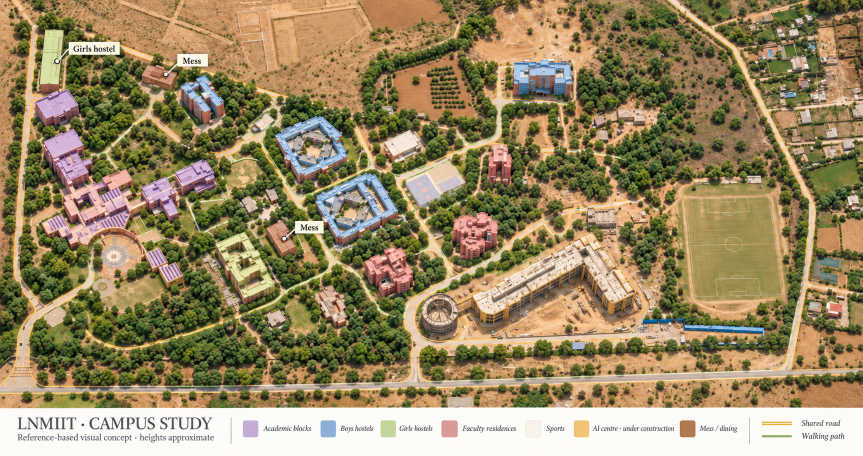
#> input picture original-media/campus-approved.png, 1725 x 912 px, given in place of sat19.jpg, which was not available (shown at 1/2 size)
$ python build-campus-data.py ../original-media
#> lines starting #> are read from the running program, lines starting #| are printed output that depends on the picture; after the words box and inside, x2 and y2 are one past the last pixel; in counts of white or black regions, pixels touching at a corner belong together
### scripts/campus-data/traced.py
"""Building roofs hand-traced from z19 satellite imagery.

Coordinates are pixels in the mosaic described by MOSAIC (z19 tiles, 0.266 m/px).
Each part: (landmark id or None, display name, style, floors, outer ring, holes).
"""
import math

MOSAIC = {'z': 19, 'x0': 372708, 'y0': 221382, 'w': 3328, 'h': 3840}


def rect(x0, y0, x1, y1):
    return [(x0, y0), (x1, y0), (x1, y1), (x0, y1)]


def circle(cx, cy, r, n=48, a0=0.0, a1=360.0):
    return [
        (
            cx + r * math.cos(math.radians(a0 + (a1 - a0) * i / n)),
            cy + r * math.sin(math.radians(a0 + (a1 - a0) * i / n)),
        )
        for i in range(n)
    ]


def sector(cx, cy, r0, r1, a0, a1, n=44):
    outer = [
        (
            cx + r1 * math.cos(math.radians(a0 + (a1 - a0) * i / n)),
            cy + r1 * math.sin(math.radians(a0 + (a1 - a0) * i / n)),
        )
        for i in range(n + 1)
    ]
    inner = [
        (
            cx + r0 * math.cos(math.radians(a1 - (a1 - a0) * i / n)),
            cy + r0 * math.sin(math.radians(a1 - (a1 - a0) * i / n)),
        )
        for i in range(n + 1)
    ]
    return outer + inner


PLAZA = {'cx': 1951, 'cy': 672, 'r0': 134, 'r1': 148, 'a0': -37, 'a1': 117}

PARTS = [
    # Academic Blocks: the complex wrapped around the plaza.
    ('academic', 'Academic Blocks', 'academic', 3, [
        (2059, 594), (2086, 555), (2127, 555), (2127, 577), (2102, 577),
        (2102, 619), (2134, 619), (2134, 698), (2142, 732), (2121, 750),
        (2119, 828), (2100, 812), (2058, 768), (2083, 727), (2093, 690),
        (2094, 640), (2082, 612),
    ], []),
    ('academic', 'Academic Blocks', 'academic', 3, [
        (2180, 458), (2237, 458), (2237, 485), (2204, 485), (2204, 525),
        (2244, 525), (2244, 550), (2180, 550),
    ], []),
    ('academic', 'Academic Blocks', 'academic', 3, rect(2135, 507, 2180, 548), []),
    ('academic', 'Academic Blocks', 'academic', 3, rect(2133, 548, 2158, 627), []),
    ('academic', 'Academic Blocks', 'academic', 3, [
        (2165, 615), (2207, 615), (2207, 586), (2275, 586), (2275, 606),
        (2305, 606), (2305, 623), (2286, 632), (2165, 632),
    ], []),
    ('academic', 'Academic Blocks', 'academic', 3, rect(2163, 632, 2205, 732), []),
    ('academic', 'Academic Blocks', 'academic', 3, [
        (2273, 645), (2336, 650), (2336, 662), (2307, 662), (2307, 713),
        (2276, 713),
    ], []),
    ('academic', 'Academic Blocks', 'academic', 3, rect(2205, 707, 2311, 730), []),
    ('academic', 'Academic Blocks', 'academic', 3, rect(2272, 730, 2294, 778), []),
    ('academic', 'Academic Blocks', 'academic', 3, rect(2146, 740, 2240, 832), []),
    ('academic', 'Academic Blocks', 'academic', 2, rect(2184, 832, 2209, 878), []),
    ('academic', 'Academic Blocks', 'academic', 2, rect(2119, 832, 2184, 846), []),
    ('academic', 'Academic Blocks', 'academic', 1, [
        (2113, 828), (2140, 828), (2140, 860), (2126, 860), (2126, 900),
        (2113, 900),
    ], []),
    # Central library: two solar-roofed blocks south-west of the plaza.
    ('library', 'Central Library', 'academic', 3, rect(1815, 790, 1890, 860), []),
    ('library', 'Central Library', 'academic', 3, rect(1732, 830, 1805, 900), []),
    ('library', 'Central Library', 'academic', 2, rect(1805, 842, 1815, 860), []),
    # Terracotta-roofed hall south of the academic complex.
    ('academic', 'Academic Blocks', 'academic', 2, rect(2235, 806, 2310, 902), []),
    ('academic', 'Academic Blocks', 'academic', 1, rect(2209, 828, 2235, 846), []),
    # Academic Blocks continued: the wings south of the main complex.
    ('academic', 'Academic Blocks', 'academic', 3, [
        (2052, 915), (2100, 915), (2100, 1045), (2052, 1045), (2052, 1000),
        (2005, 1000), (2005, 960), (2052, 960),
    ], [rect(2057, 965, 2090, 998)]),
    ('academic', 'Academic Blocks', 'academic', 3, [
        (2100, 895), (2130, 895), (2130, 930), (2188, 930), (2188, 1050),
        (2100, 1050),
    ], []),
    ('academic', 'Academic Blocks', 'academic', 3, rect(2110, 1075, 2135, 1235), []),
    ('academic', 'Academic Blocks', 'academic', 3, rect(2135, 1095, 2192, 1235), []),
    # East of the academic complex.
    ('mme', 'MME block', 'academic', 3, rect(2490, 650, 2590, 800), []),
    ('mme', 'MME block', 'academic', 2, [
        (2365, 655), (2480, 655), (2480, 770), (2430, 770), (2430, 795),
        (2400, 795), (2400, 770), (2365, 770),
    ], []),
    ('incubation', 'Incubation block', 'hostel', 4, rect(2700, 695, 2805, 850), []),
    ('incubation', 'Incubation block', 'hostel', 3, rect(2660, 730, 2700, 850), []),
    (None, None, 'academic', 1, rect(2430, 825, 2460, 850), []),
    # GH Extension: the long white-roofed block, named by the project owner.
    ('girls-west', 'GH Extension', 'hangar', 3, [
        (2900, 775), (3145, 910), (3100, 990), (2855, 850),
    ], []),
    # GH and neighbours.
    ('girls-courtyard', 'GH', 'hostel', 4, rect(1497, 1050, 1795, 1195), [
        rect(1555, 1075, 1605, 1160), rect(1700, 1085, 1765, 1150),
    ]),
    ('directors-house', "Director's House", 'bungalow', 2, rect(1315, 1100, 1385, 1160), []),
    ('guest-house', 'Guest House', 'bungalow', 2, rect(1205, 1345, 1370, 1435), []),
    ('mess-central', 'Mess A', 'academic', 2, [
        (1645, 1325), (1700, 1325), (1700, 1300), (1770, 1300), (1770, 1430),
        (1700, 1430), (1700, 1400), (1645, 1400),
    ], []),
    # Canteen Area: OpenStreetMap places Amul Cafe, Food Barn and Bazingaa on this court.
    ('canteen', 'Canteen Area', 'bungalow', 1, rect(1870, 1280, 1955, 1325), []),
    ('canteen', 'Canteen Area', 'bungalow', 1, rect(1885, 1365, 1905, 1385), []),
    ('canteen', 'Canteen Area', 'bungalow', 1, rect(1870, 1410, 1935, 1440), []),
    # Open-air theatre: the retaining wall fits an arc centred on (1992, 1372), and the
    # paved pad at that focus is the stage. Heights and the backdrop are representative.
    ('oat', 'OAT stage', 'stage', 1, rect(2004, 1345, 2024, 1405), []),
    ('oat', 'OAT stage', 'stage', 4, rect(1998, 1345, 2004, 1405), []),
    ('oat', 'OAT retaining wall', 'stage', 1, sector(1992, 1372, 146, 153, -42, 42), []),
    # Boys' hostels 1 and 2: outer square, inner rotated square of wings.
    ('boys-lower', 'BH1', 'hostel', 4, rect(1547, 1565, 1788, 1862), [
        [(1640, 1640), (1688, 1690), (1640, 1742), (1592, 1690)],
        [(1562, 1608), (1625, 1608), (1562, 1665)],
        [(1682, 1608), (1738, 1608), (1738, 1665)],
        [(1562, 1718), (1562, 1790), (1622, 1790)],
        [(1738, 1718), (1738, 1790), (1680, 1790)],
        rect(1572, 1808, 1640, 1826),
        rect(1668, 1808, 1732, 1826),
    ]),
    ('boys-lower', 'BH1', 'hostel', 5, rect(1640, 1553, 1680, 1570), []),
    ('boys-upper', 'BH2', 'hostel', 4, rect(1900, 1565, 2130, 1818), [
        [(2010, 1650), (2052, 1695), (2010, 1745), (1968, 1695)],
        [(1918, 1608), (1975, 1608), (1918, 1665)],
        [(2045, 1608), (2108, 1608), (2108, 1665)],
        [(1918, 1725), (1918, 1790), (1975, 1790)],
        [(2108, 1725), (2108, 1790), (2045, 1790)],
    ]),
    ('boys-upper', 'BH2', 'hostel', 5, rect(1985, 1550, 2025, 1567), []),
    # BH3: the tall hostel tower by Mess B.
    ('boys-west', 'BH3', 'hostel', 8, rect(2418, 1312, 2615, 1345), []),
    ('boys-west', 'BH3', 'hostel', 8, rect(2410, 1378, 2615, 1420), []),
    ('boys-west', 'BH3', 'hostel', 9, rect(2478, 1345, 2530, 1378), []),
    ('mess-west', 'Mess B', 'academic', 2, rect(2575, 1185, 2650, 1265), []),
    ('wtp', 'Water treatment plant', 'bungalow', 1, rect(2245, 1580, 2310, 1640), []),
    # BH4: two rotated courtyard blocks and a connector.
    ('bh4', 'BH4', 'bh4', 7, [
        (1868, 2655), (1982, 2700), (1945, 2785), (1838, 2735),
    ], [[(1897, 2675), (1947, 2697), (1925, 2744), (1878, 2722)]]),
    ('bh4', 'BH4', 'bh4', 7, [
        (1819, 2775), (1900, 2825), (1869, 2925), (1781, 2875),
    ], [[(1831, 2819), (1878, 2837), (1853, 2891), (1809, 2866)]]),
    ('bh4', 'BH4', 'bh4', 7, [
        (1845, 2733), (1880, 2748), (1860, 2787), (1825, 2772),
    ], []),
    # Faculty housing.
    ('faculty-b', 'Faculty residences, B', 'bungalow', 2, rect(1195, 1700, 1245, 1760), []),
    ('faculty-b', 'Faculty residences, B', 'bungalow', 2, rect(1255, 1700, 1295, 1755), []),
    ('faculty-b', 'Faculty residences, B', 'bungalow', 2, rect(1320, 1685, 1362, 1760), []),
    ('faculty-b', 'Faculty residences, B', 'bungalow', 2, rect(1365, 1690, 1410, 1745), []),
    ('faculty-d', 'Faculty residences, D', 'bungalow', 2, rect(1350, 1990, 1395, 2040), []),
    ('faculty-d', 'Faculty residences, D', 'bungalow', 2, rect(1400, 1990, 1450, 2040), []),
    ('faculty-d', 'Faculty residences, D', 'bungalow', 2, rect(1190, 2090, 1235, 2130), []),
    ('faculty-d', 'Faculty residences, D', 'bungalow', 2, rect(1245, 2090, 1280, 2130), []),
    ('faculty-d', 'Faculty residences, D', 'bungalow', 2, rect(1300, 2090, 1345, 2135), []),
    ('faculty-d', 'Faculty residences, D', 'bungalow', 2, rect(1350, 2090, 1395, 2135), []),
    ('faculty-d', 'Faculty residences, D', 'bungalow', 2, rect(1255, 2200, 1300, 2240), []),
    ('faculty-d', 'Faculty residences, D', 'bungalow', 2, rect(1305, 2200, 1350, 2240), []),
    ('faculty-east', 'Faculty residences, east', 'bungalow', 3, [
        (1700, 2300), (1750, 2320), (1735, 2352), (1686, 2330),
    ], []),
    ('faculty-east', 'Faculty residences, east', 'bungalow', 3, [
        (1680, 2350), (1735, 2370), (1720, 2402), (1668, 2378),
    ], []),
    ('faculty-east', 'Faculty residences, east', 'bungalow', 3, [
        (1770, 2345), (1815, 2360), (1800, 2402), (1758, 2386),
    ], []),
    ('faculty-upper', 'Faculty residences, upper', 'hostel', 6, [
        (1566, 2352), (1648, 2400), (1632, 2435), (1550, 2385),
    ], []),
    ('faculty-upper', 'Faculty residences, upper', 'hostel', 6, [
        (1545, 2420), (1625, 2465), (1608, 2490), (1530, 2445),
    ], []),
    ('faculty-upper', 'Faculty residences, upper', 'hostel', 6, [
        (1590, 2412), (1622, 2430), (1606, 2458), (1574, 2440),
    ], []),
    # Student activity centre and neighbours.
    ('sac', 'Student Activity Centre', 'hangar', 3, rect(1810, 2050, 1885, 2145), []),
    ('sac', 'Student Activity Centre', 'bungalow', 2, rect(1780, 2020, 1905, 2052), []),
    ('medical', 'Medical unit', 'bungalow', 1, rect(1880, 1955, 1935, 2000), []),
    # Inside OpenStreetMap way 1158876420, under the canopy north of the medical unit.
    ('temple', 'Hanuman Temple', 'bungalow', 1, rect(1823, 1913, 1843, 1932), []),
    (None, None, 'bungalow', 1, rect(1780, 1985, 1797, 2005), []),
    # Centre for AI: a large active construction site.
    ('ai', 'Centre for AI', 'construction', 8, [
        (930, 1962), (950, 1940), (1030, 1936), (1040, 1950), (1040, 2000),
        (1044, 2000), (1044, 2470), (1050, 2470), (1050, 2572), (703, 2572),
        (703, 2490), (730, 2462), (922, 2462), (922, 2000),
    ], []),
    ('ai', 'Centre for AI', 'construction', 3, circle(1044, 1783, 72), [circle(1044, 1783, 46)]),
    # Service buildings on the southern edge.
    (None, None, 'bungalow', 2, [(1143, 2650), (1205, 2680), (1150, 2805), (1085, 2765)], []),
    (None, None, 'bungalow', 1, [(1050, 2865), (1095, 2895), (1070, 2935), (1028, 2905)], []),
    (None, None, 'bungalow', 1, [(1270, 2610), (1295, 2620), (1283, 2648), (1260, 2640)], []),
    (None, None, 'bungalow', 1, [(1455, 2925), (1495, 2950), (1475, 2985), (1425, 2960)], []),
    (None, None, 'bungalow', 1, rect(1510, 2945, 1550, 2990), []),
    (None, None, 'bungalow', 2, [(1500, 3050), (1550, 3070), (1470, 3170), (1415, 3135)], []),
]

### scripts/build-campus-data.py
"""Generate src/data/campus-real.mjs from open map data and the traced roofs.

Requires numpy and pillow. Downloads are cached in the directory given as argv[1]:
  osm.xml        OpenStreetMap API extract (roads).
  overture.json  Overture Maps buildings: id, src, g (GeoJSON) (surroundings).
  sat19.jpg      The z19 mosaic described by traced.MOSAIC (tree detection only).
Elevation comes from the public Terrarium tiles (Mapzen / SRTM).
Satellite pixels are read to locate trees and are never written to the output.
"""
import io
import json
import math
import sys
import urllib.request
import xml.etree.ElementTree as ET
from pathlib import Path

import numpy as np
from PIL import Image, ImageDraw

sys.path.insert(0, str(Path(__file__).parent / 'campus-data'))
import traced  # noqa: E402

CACHE = Path(sys.argv[1])
ROOT = Path(__file__).parent.parent
OUT = ROOT / 'src/data/campus-real.mjs'
M = traced.MOSAIC
LAT0 = 26.9335
MPP = math.cos(math.radians(LAT0)) * 40075016.686 / 2 ** (M['z'] + 8)
OX, OY = 1950, 1650
INTEREST = (560, 330, 3280, 3320)
CAMPUS = [
    (1000, 420), (3180, 420), (3180, 1100), (2400, 1900), (2200, 3200),
    (700, 3200), (700, 2000), (1000, 1500),
]
# OpenStreetMap footways with no matching path in the imagery: 716051409 is a two-node
# straight line through unbroken canopy, and 716051411 cuts across the plaza paving.
EXCLUDED_WAYS = {'716051409', '716051411'}
Image.MAX_IMAGE_PIXELS = None


def lon_px(lon):
    return ((lon + 180) / 360 * 2 ** M['z'] - M['x0']) * 256


# [4 lines left out: function lat_px, not called in this run]


def world(px, py):
    return round((px - OX) * MPP, 2), round((py - OY) * MPP, 2)


# [9 lines left out: function inside, not called in this run]


def building_mask(shape, grow):
    """Boolean mask of traced roofs, including the wall lean below each roof."""
    im = Image.new('L', (shape[1], shape[0]), 0)
    d = ImageDraw.Draw(im)
    for _, _, _, floors, outer, holes in traced.PARTS:
        lean = floors * 3.5 * 0.33 / MPP
        ring = [(x, y) for x, y in outer]
        for t in (0, 0.5, 1):
            d.polygon([(x, y + lean * t) for x, y in ring], fill=255)
        if grow:
            d.line(ring + ring[:1], fill=255, width=grow)
    P = traced.PLAZA
    d.polygon(traced.sector(P['cx'], P['cy'], P['r0'], P['r1'], P['a0'], P['a1']), fill=255)
    return np.asarray(im) > 0


def detect_trees():
    """Place trees on textured green canopy; smooth green fields stay flat."""
    a = np.asarray(Image.open(CACHE / 'sat19.jpg').convert('RGB')).astype(np.float32)
    r, g, b = a[..., 0], a[..., 1], a[..., 2]
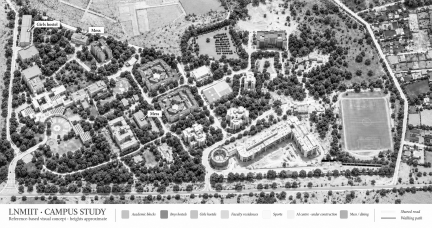
#> r: shape (912, 1725) float32 (shown at 1/4 size); min 0, max 255, mean 152.1
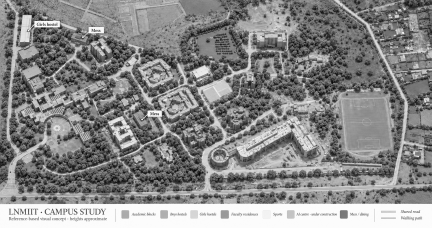
#> g: shape (912, 1725) float32 (shown at 1/4 size); min 0, max 255, mean 136
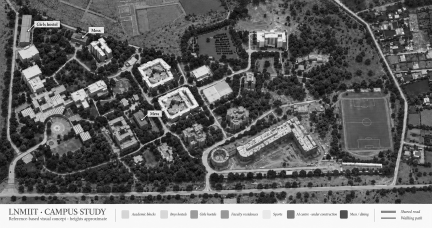
#> b: shape (912, 1725) float32 (shown at 1/4 size); min 0, max 255, mean 100
    lum = (r + g + b) / 3
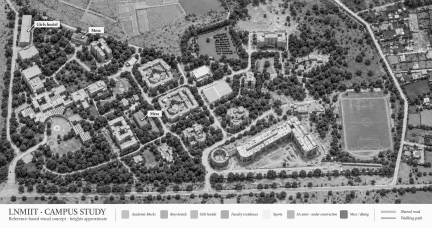
#> lum: shape (912, 1725) float32 (shown at 1/4 size); min 0, max 255, mean 129.3
    green = (g > r * 1.03) & (g > b * 1.08) & (lum < 125)
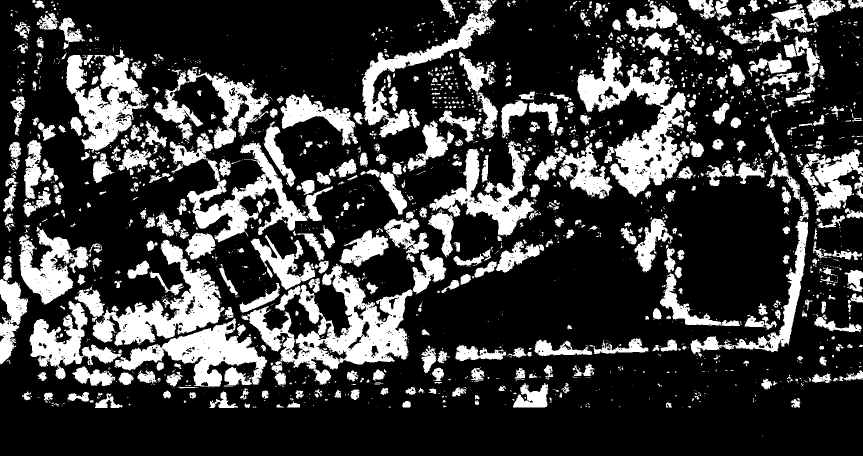
#> green: shape (912, 1725) bool (shown at 1/2 size); 23.9% white; 2127 white regions (1531 under 20 px), largest, box (x1, y1, x2, y2) and area: (494, 527, 825, 768) 27861, (1155, 95, 1373, 394) 24030, (185, 479, 449, 692) 18166
    blocked = building_mask(green.shape, 18)
#> in building_mask, `return np.asarray(im) > 0`:
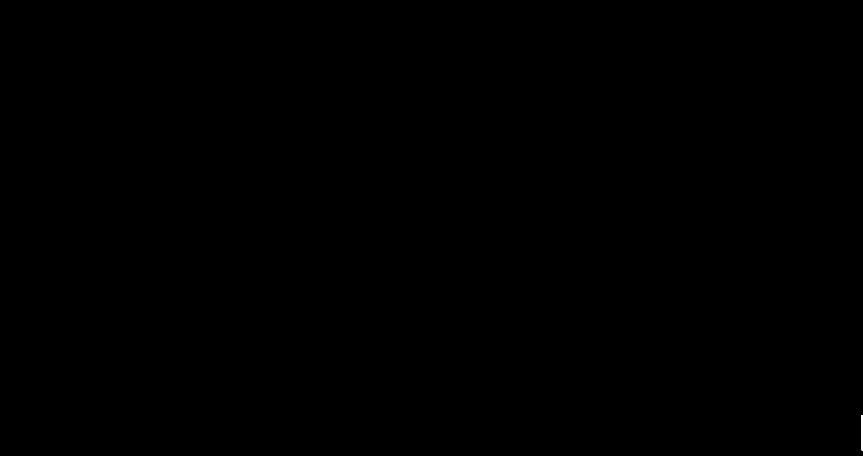
#> returned value: shape (912, 1725) bool (shown at 1/2 size); 0.01% white; 1 white region, box (x1, y1, x2, y2) and area: (1723, 830, 1725, 901) 142
    cell = 24  # About 6.4 m.
    h = green.shape[0] // cell
    w = green.shape[1] // cell
    rng = np.random.default_rng(226)
    P = traced.PLAZA
    trees = []
    for j in range(1, h - 1):
        for i in range(1, w - 1):
            y0, y1 = j * cell, (j + 1) * cell
            x0, x1 = i * cell, (i + 1) * cell
            if blocked[y0:y1, x0:x1].any():
                continue
            frac = green[y0:y1, x0:x1].mean()
            # The plaza is open paving; only solid canopy there is a real tree.
            in_plaza = math.hypot(x0 + cell / 2 - P['cx'], y0 + cell / 2 - P['cy']) < P['r0']
            if frac < (0.92 if in_plaza else 0.66):
                continue
            # Canopies are lumpy; crops and lawns are not.
            if lum[y0:y1, x0:x1].std() < 11:
                continue
            px = x0 + rng.uniform(0.2, 0.8) * cell
            py = y0 + rng.uniform(0.2, 0.8) * cell
            colour = a[y0:y1, x0:x1][green[y0:y1, x0:x1]].mean(axis=0)
            wide = green[max(0, y0 - cell):y1 + cell, max(0, x0 - cell):x1 + cell].mean()
            radius = 2.9 + 2.3 * max(0.0, wide - 0.6) / 0.4 + rng.uniform(0, 0.9)
            x, z = world(px, py)
            trees.append((x, z, round(radius, 1), '%02x%02x%02x' % tuple(int(c) for c in colour)))
#> after the loop, trees = 319 items, first 6: (-266.1, -428.9, 3.8, '535e21'), (-182.4, -429.2, 3, '3e4823'), (-171.1, -431.4, 3.6, '495a27'), (-163.9, -430, 3.4, '425529'), (-99.72, -430.8, 3.4, '536432'), (-266.7, -422.3, 3.7, '394216')
    return trees


def load_routes():
    root = ET.parse(CACHE / 'osm.xml').getroot()
    nodes = {n.get('id'): (float(n.get('lat')), float(n.get('lon'))) for n in root.findall('node')}
    shared, walking = [], []
    for way in root.findall('way'):
        tags = {t.get('k'): t.get('v') for t in way.findall('tag')}
        kind = tags.get('highway')
        if kind is None or tags.get('area') == 'yes' or way.get('id') in EXCLUDED_WAYS:
            continue
        target = walking if kind in ('footway', 'path', 'steps', 'pedestrian') else shared
        line = []
        for nd in way.findall('nd'):
            if nd.get('ref') not in nodes:
                continue
            la, lo = nodes[nd.get('ref')]
            px, py = lon_px(lo), lat_px(la)
            if INTEREST[0] < px < INTEREST[2] and INTEREST[1] < py < INTEREST[3]:
                line.append(world(px, py))
            else:
                if len(line) > 1:
                    target.append(line)
                line = []
        if len(line) > 1:
            target.append(line)
    return shared, walking


# [58 lines left out: functions load_context, load_terrain, not called in this run]


def num(v):
    s = f'{v:.2f}'.rstrip('0').rstrip('.')
    return s if s not in ('-0', '') else '0'


def ring_js(ring):
    return '[' + ', '.join(f'[{num(a)}, {num(b)}]' for a, b in ring) + ']'


def main():
    trees = detect_trees()
    shared, walking = load_routes()
    context = load_context()
    terrain, lat0, lon0 = load_terrain()
    P = traced.PLAZA
    L = ['// Generated by scripts/build-campus-data.py. Do not edit by hand.']
    L.append('// Sources: traced satellite roofs; OpenStreetMap (ODbL); Overture Maps; Terrarium elevation.')
    L.append(f'export const metresPerPixel = {MPP:.6f};')
    L.append(f'export const origin = {{ px: {OX}, py: {OY}, lat: {lat0:.6f}, lon: {lon0:.6f} }};')
    L.append(f"export const mosaic = {json.dumps(M).replace(chr(34), chr(39))};")
    L.append(f"export const plazaArc = {json.dumps(P).replace(chr(34), chr(39))};")
    L.append('// Roof outlines in mosaic pixels: [landmark, name, style, floors, outer, holes].')
    L.append('export const parts = [')
    for lid, name, style, floors, outer, holes in traced.PARTS:
        L.append('  [')
        L.append(f'    {json.dumps(lid)},')
        L.append(f'    {json.dumps(name)},')
        L.append(f'    {json.dumps(style)},')
        L.append(f'    {floors},')
        L.append(f'    {ring_js(outer)},')
        L.append('    [' + ', '.join(ring_js(h) for h in holes) + '],')
        L.append('  ],')
    L.append('];')
    L.append('// Surrounding footprints in metres: [floors, ring].')
    L.append('export const context = [')
    for c in context:
        L.append(f"  [{c['floors']}, {ring_js(c['ring'])}],")
    L.append('];')
    L.append('// Trees located on satellite canopy, in metres: [x, z, radius, colour].')
    L.append('export const trees = [')
    for x, z, r, colour in trees:
        L.append(f"  [{num(x)}, {num(z)}, {num(r)}, '{colour}'],")
    L.append('];')
    L.append('export const osmRoutes = {')
    for key, lines in (('shared', shared), ('walking', walking)):
        L.append(f'  {key}: [')
        for line in lines:
            L.append(f'    {ring_js(line)},')
        L.append('  ],')
    L.append('};')
    L.append('// Elevation in metres relative to the campus, on a regular grid.')
    L.append(f"export const terrain = {{ half: {terrain['half']}, size: {terrain['size']}, grid: [")
    for row in terrain['grid']:
        L.append('  [' + ', '.join(str(v) for v in row) + '],')
    L.append(']};')
    OUT.write_text('\n'.join(L) + '\n')
    print(f'parts {len(traced.PARTS)} context {len(context)} trees {len(trees)} shared {len(shared)} walking {len(walking)} bytes {OUT.stat().st_size}')
    print('origin', lat0, lon0, 'terrain range', min(map(min, terrain['grid'])), max(map(max, terrain['grid'])))


#> (the run stopped early here; a loop or call above may not have finished)
